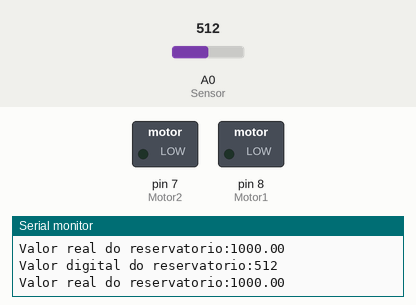
Simulated run of this sketch. Board: Arduino Uno, built with avr-gcc and run on an emulated ATmega328P. On the bench: switched loads named in the sketch (green lamp = pin HIGH), the last lines printed to the serial monitor. The inputs (shaded band) are chosen by the test bench; at power-on: A0 (Sensor) = 512.

Above: at 1.8 s.
1.9 s: A0 (Sensor) set to 269
4.2 s: A0 (Sensor) set to 244
At 7.2 s:
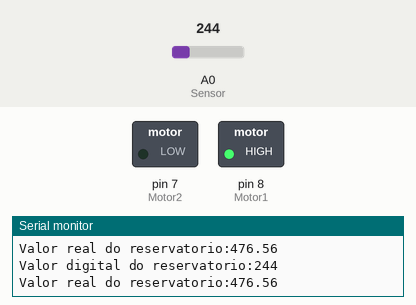
7.5 s: A0 (Sensor) set to 1013
10.2 s: A0 (Sensor) set to 1023
At 12.3 s:
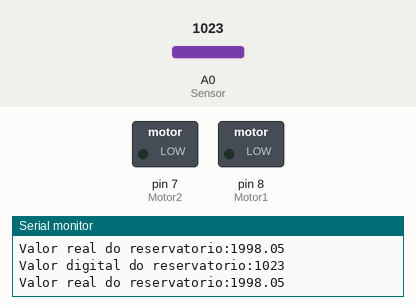
13.5 s: A0 (Sensor) set to 245
At 15.4 s:
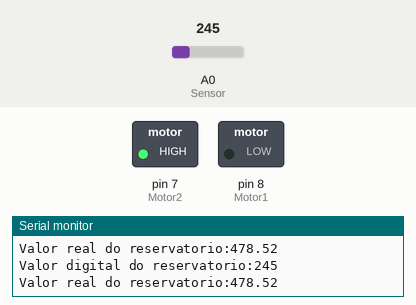
Timing chart, 0 to 16.9 s (numbered marks = the images above; inputs shaded):
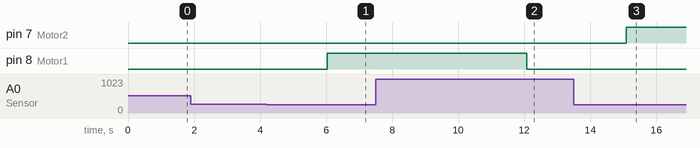

The sketch:

Caixa_d_agua.ino
```cpp
/*Sistemas Microcontrolados
*Prática 2 - Atividade 2
*Alunos: Daniel Santos - Moisés de Medeiros
*Professor: Alysson Lima
*/

// Definir variaveis
int Sensor = A0;
int DigitalVRers = 0;
float realVRers = 0;
int Motor1 = 8 ;
int Motor2 = 7;
int i = 0;
bool controle = 0;

void setup()
{
  pinMode(Sensor, INPUT); //define o sensor como entrada
  pinMode(Motor1, OUTPUT); //define o LedVerde como saída
  pinMode(Motor2, OUTPUT);//define o LedVermelho como saída
  Serial.begin(9600); //inicia o monitor serial

}

void loop()
{
  //Medição do reservatório
  DigitalVRers = analogRead(A0); //valor digital
  realVRers = DigitalVRers * 1.953125; //valor real

  //Printando valores no monitor serial
  Serial.print("Valor digital do reservatorio:");
  Serial.println(DigitalVRers);
  Serial.print("Valor real do reservatorio:");
  Serial.println(realVRers);
  delay(1000);

    /*O seguínte algorítimo utiliza a variável "i" como
    refência para escolher qual motor irá ligar. A variável
    "controle" para evitar bug na execução do software.
    */
    if((DigitalVRers <= 255)&&(i==0))
  	{
      digitalWrite(Motor1,HIGH);
      controle = true;
  	}

    else if((DigitalVRers <= 255)&&(i==1))
  	{
      digitalWrite(Motor2,HIGH);
      controle = true;
  	}

    else if ((DigitalVRers == 1023)&&(controle))
  	{
      digitalWrite(Motor1,LOW);
      digitalWrite(Motor2,LOW);
      i++;
      controle = false;
      if (i>1)
  	  {
      	i = 0;
  	  }
  	}

}
```

Measured:
- the behaviour switches between 256 and 255 on A0 (Sensor) (found by bisection; images 0 and 1)
- the behaviour switches between 1022 and 1023 on A0 (Sensor) (found by bisection; images 1 and 2)
- after the input at 4.2 s, pin 8 (Motor1): LOW → HIGH after 1.8 s
- after the input at 10.2 s, pin 8 (Motor1): HIGH → LOW after 1.9 s
- after the input at 13.5 s, pin 7 (Motor2): LOW → HIGH after 1.6 s
